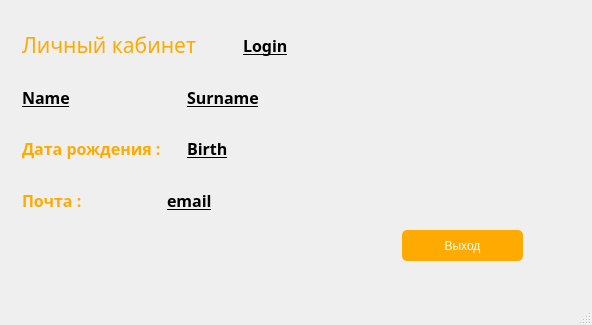
<?xml version="1.0" encoding="UTF-8"?>
<ui version="4.0">
 <class>MainWindow</class>
 <widget class="QMainWindow" name="MainWindow">
  <property name="geometry">
   <rect>
    <x>0</x>
    <y>0</y>
    <width>592</width>
    <height>325</height>
   </rect>
  </property>
  <property name="windowTitle">
   <string>Account</string>
  </property>
  <property name="windowIcon">
   <iconset>
    <normaloff>new_acc_icon_png.png</normaloff>new_acc_icon_png.png</iconset>
  </property>
  <property name="styleSheet">
   <string notr="true"/>
  </property>
  <widget class="QWidget" name="centralwidget">
   <widget class="QWidget" name="layoutWidget">
    <property name="geometry">
     <rect>
      <x>22</x>
      <y>22</y>
      <width>541</width>
      <height>201</height>
     </rect>
    </property>
    <layout class="QHBoxLayout" name="horizontalLayout_5">
     <item>
      <layout class="QVBoxLayout" name="verticalLayout">
       <item>
        <layout class="QHBoxLayout" name="horizontalLayout">
         <item>
          <widget class="QLabel" name="Account">
           <property name="font">
            <font>
             <family>Franklin Gothic Medium</family>
             <pointsize>16</pointsize>
            </font>
           </property>
           <property name="styleSheet">
            <string notr="true">color: rgb(255, 170, 0);</string>
           </property>
           <property name="text">
            <string>Личный кабинет</string>
           </property>
          </widget>
         </item>
         <item>
          <spacer name="horizontalSpacer">
           <property name="styleSheet">
            <string notr="true"/>
           </property>
           <property name="orientation">
            <enum>Qt::Horizontal</enum>
           </property>
           <property name="sizeType">
            <enum>QSizePolicy::Fixed</enum>
           </property>
           <property name="sizeHint" stdset="0">
            <size>
             <width>40</width>
             <height>20</height>
            </size>
           </property>
          </spacer>
         </item>
         <item>
          <widget class="QLabel" name="login">
           <property name="font">
            <font>
             <family>Franklin Gothic Book</family>
             <pointsize>12</pointsize>
             <weight>75</weight>
             <bold>true</bold>
             <underline>true</underline>
            </font>
           </property>
           <property name="styleSheet">
            <string notr="true"/>
           </property>
           <property name="text">
            <string>Login</string>
           </property>
          </widget>
         </item>
        </layout>
       </item>
       <item>
        <layout class="QHBoxLayout" name="horizontalLayout_2">
         <item>
          <widget class="QLabel" name="name">
           <property name="font">
            <font>
             <family>Franklin Gothic Book</family>
             <pointsize>12</pointsize>
             <weight>75</weight>
             <bold>true</bold>
             <underline>true</underline>
            </font>
           </property>
           <property name="text">
            <string>Name</string>
           </property>
          </widget>
         </item>
         <item>
          <widget class="QLabel" name="surname">
           <property name="font">
            <font>
             <family>Franklin Gothic Book</family>
             <pointsize>12</pointsize>
             <weight>75</weight>
             <bold>true</bold>
             <underline>true</underline>
            </font>
           </property>
           <property name="text">
            <string>Surname</string>
           </property>
          </widget>
         </item>
        </layout>
       </item>
       <item>
        <layout class="QHBoxLayout" name="horizontalLayout_3">
         <item>
          <widget class="QLabel" name="label_4">
           <property name="font">
            <font>
             <family>Franklin Gothic Book</family>
             <pointsize>12</pointsize>
             <weight>75</weight>
             <bold>true</bold>
            </font>
           </property>
           <property name="styleSheet">
            <string notr="true">color: rgb(255, 170, 0);</string>
           </property>
           <property name="text">
            <string>Дата рождения :</string>
           </property>
          </widget>
         </item>
         <item>
          <widget class="QLabel" name="birth">
           <property name="font">
            <font>
             <family>Franklin Gothic Book</family>
             <pointsize>12</pointsize>
             <weight>75</weight>
             <bold>true</bold>
             <underline>true</underline>
            </font>
           </property>
           <property name="text">
            <string>Birth</string>
           </property>
          </widget>
         </item>
        </layout>
       </item>
       <item>
        <layout class="QHBoxLayout" name="horizontalLayout_4">
         <item>
          <widget class="QLabel" name="label_6">
           <property name="font">
            <font>
             <family>Franklin Gothic Book</family>
             <pointsize>12</pointsize>
             <weight>75</weight>
             <bold>true</bold>
            </font>
           </property>
           <property name="styleSheet">
            <string notr="true">color: rgb(255, 170, 0);</string>
           </property>
           <property name="text">
            <string>Почта :</string>
           </property>
          </widget>
         </item>
         <item>
          <widget class="QLabel" name="email">
           <property name="font">
            <font>
             <family>Franklin Gothic Book</family>
             <pointsize>12</pointsize>
             <weight>75</weight>
             <bold>true</bold>
             <underline>true</underline>
            </font>
           </property>
           <property name="text">
            <string>email</string>
           </property>
          </widget>
         </item>
         <item>
          <spacer name="horizontalSpacer_2">
           <property name="orientation">
            <enum>Qt::Horizontal</enum>
           </property>
           <property name="sizeType">
            <enum>QSizePolicy::Fixed</enum>
           </property>
           <property name="sizeHint" stdset="0">
            <size>
             <width>40</width>
             <height>20</height>
            </size>
           </property>
          </spacer>
         </item>
        </layout>
       </item>
      </layout>
     </item>
     <item>
      <spacer name="horizontalSpacer_3">
       <property name="orientation">
        <enum>Qt::Horizontal</enum>
       </property>
       <property name="sizeType">
        <enum>QSizePolicy::Fixed</enum>
       </property>
       <property name="sizeHint" stdset="0">
        <size>
         <width>40</width>
         <height>20</height>
        </size>
       </property>
      </spacer>
     </item>
     <item>
      <widget class="QLabel" name="photo">
       <property name="minimumSize">
        <size>
         <width>171</width>
         <height>161</height>
        </size>
       </property>
       <property name="maximumSize">
        <size>
         <width>171</width>
         <height>161</height>
        </size>
       </property>
       <property name="text">
        <string/>
       </property>
       <property name="scaledContents">
        <bool>true</bool>
       </property>
      </widget>
     </item>
    </layout>
   </widget>
   <widget class="QPushButton" name="exit">
    <property name="geometry">
     <rect>
      <x>402</x>
      <y>230</y>
      <width>121</width>
      <height>31</height>
     </rect>
    </property>
    <property name="styleSheet">
     <string notr="true">color: rgb(255, 255, 255);
background-color: rgb(255, 170, 0);
border-radius:5px;</string>
    </property>
    <property name="text">
     <string>Выход</string>
    </property>
   </widget>
  </widget>
  <widget class="QMenuBar" name="menubar">
   <property name="geometry">
    <rect>
     <x>0</x>
     <y>0</y>
     <width>592</width>
     <height>26</height>
    </rect>
   </property>
  </widget>
  <widget class="QStatusBar" name="statusbar"/>
 </widget>
 <resources/>
 <connections/>
</ui>
